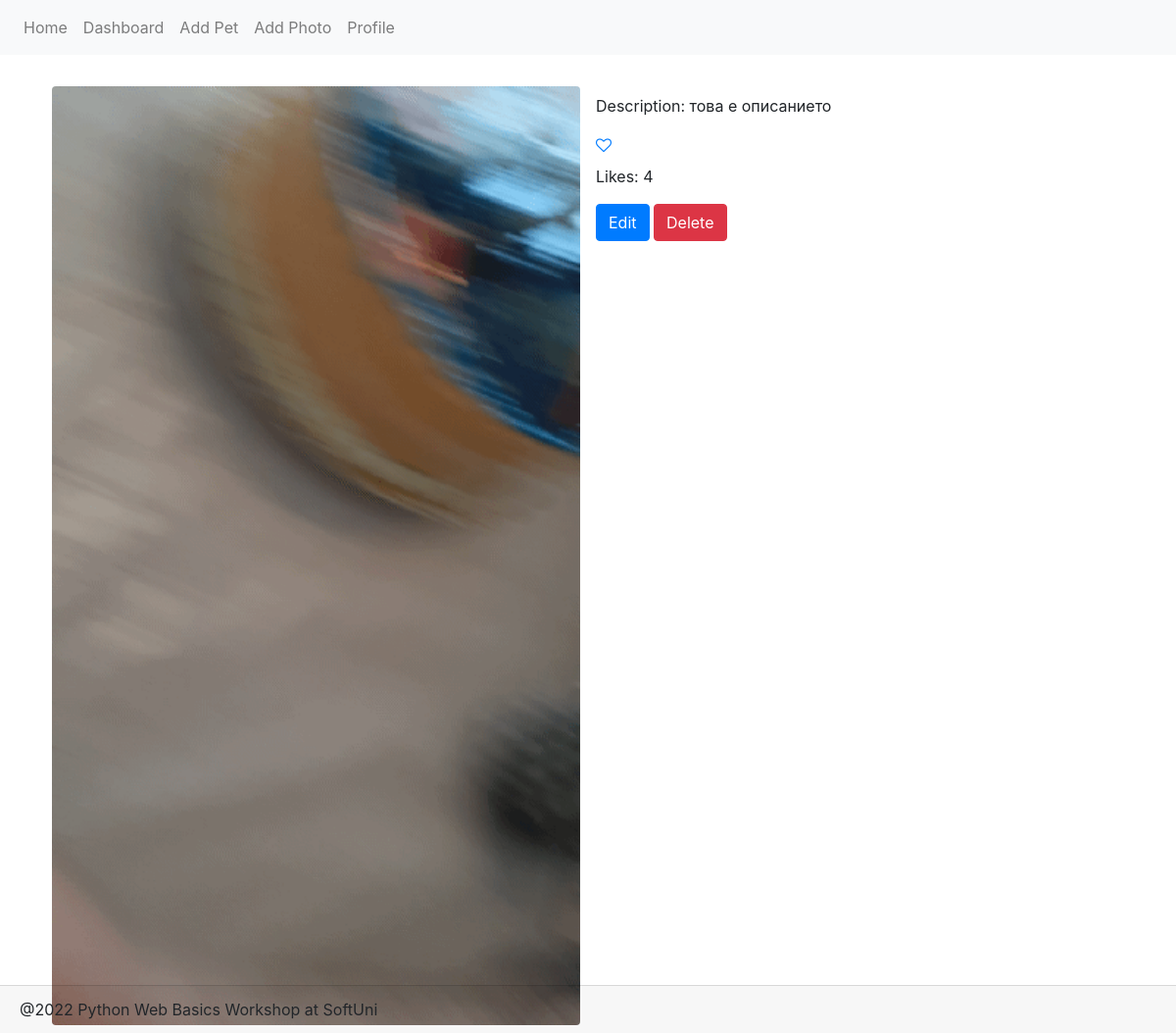
Page /photo/details/2/ on the committed database.
### Petstagram/main_app/models.py (models this page shows, shortened)
class PetPhoto(models.Model):
    photo = models.ImageField(
        validators=(
            validate_file_max_size,
        )
    )
    tagged_pets = models.ManyToManyField(Pet)
    description = models.TextField(
        null=True,
        blank=True
    )
    publication_date = models.DateTimeField(
        auto_now_add=True,
    )
    likes = models.IntegerField(
        default=0
    )

### Petstagram/main_app/views/photos.py (the view)
# urls.py: path('photo/details/<str:pk>/', photo_details, name='photo_details'),
def photo_details(request, pk):
    pet_photo = PetPhoto.objects.get(id=pk)
    contex = {
        'pet_photo': pet_photo,
    }
    return render(request, 'photo_details.html', contex)

### Petstagram/main_app/templatetags/profiles.py (called while the page is built)
@register.simple_tag()
def has_profile():
    return Profile.objects.count() > 0

### Petstagram/main_app/templates/photo_details.html (shortened to what this page needs)
{% extends 'base.html' %}
{% block page_content %}
    <div class="d-flex">
        <div class="d-inline p-2 w-50">
            <img src= '{{ pet_photo.photo }}'
                 class="w-100 rounded mx-auto d-block" alt="{{ pet_photo.description }}">
        </div>
        <div class="d-inline p-2 w-50">
            <p class="mt-2">Description: {{ pet_photo.description }}</p>
            <a href="{% url 'like_photo' pet_photo.id %}"><i class="fa fa-heart-o" aria-hidden="true"></i></a>
            <p class="mt-2">Likes: {{ pet_photo.likes }}</p>
            <a href="#" class="btn btn-primary">Edit</a>
            <a href="#" class="btn btn-danger">Delete</a>
        </div>
    </div>
{% endblock %}

### rows in the picture
PetPhoto: photo (picture), description "това е описанието", likes "4"
